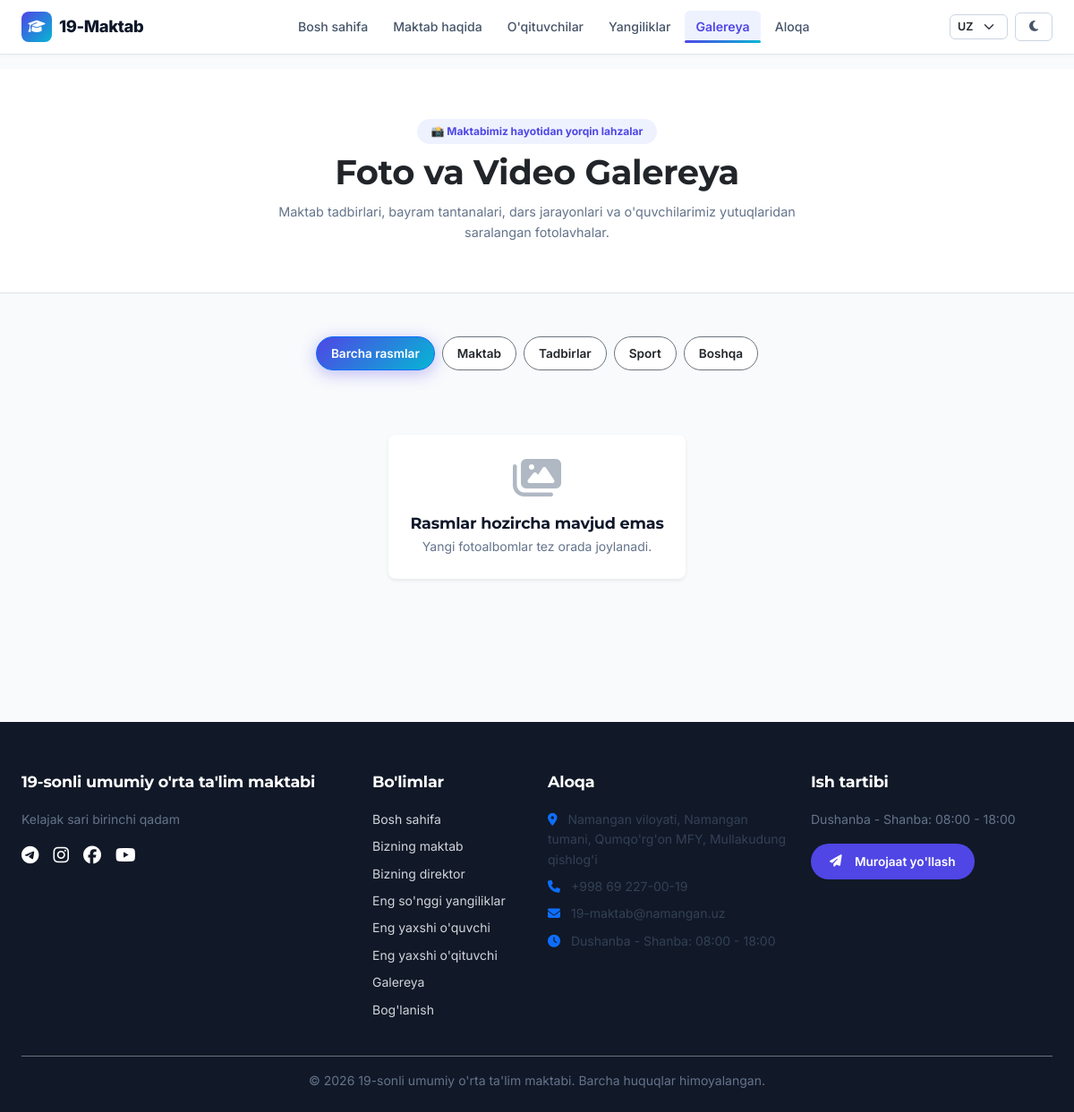
Page /gallery/ on the committed database.
### apps/core/models.py (models this page shows, shortened)
class SiteSettings(models.Model):
    school_name = models.CharField(max_length=200, verbose_name="Maktab nomi (UZ)")
    school_name_ru = models.CharField(max_length=200, blank=True, verbose_name="Maktab nomi (RU)")
    school_name_en = models.CharField(max_length=200, blank=True, verbose_name="Maktab nomi (EN)")
    tagline = models.CharField(max_length=300, blank=True, verbose_name="Shior (UZ)")
    tagline_ru = models.CharField(max_length=300, blank=True, verbose_name="Shior (RU)")
    tagline_en = models.CharField(max_length=300, blank=True, verbose_name="Shior (EN)")
    hero_image = models.ImageField(upload_to='site/', blank=True, null=True, verbose_name="Bosh sahifa rasmi")
    about_text = models.TextField(blank=True, verbose_name="Maktab haqida (UZ)")
    about_text_ru = models.TextField(blank=True, verbose_name="Maktab haqida (RU)")
    about_text_en = models.TextField(blank=True, verbose_name="Maktab haqida (EN)")
    director_name = models.CharField(max_length=200, blank=True, verbose_name="Direktor F.I.Sh")
    director_message = models.TextField(blank=True, verbose_name="Direktor murojaati")
    director_photo = models.ImageField(upload_to='director/', blank=True, null=True, verbose_name="Direktor rasmi")
    phone = models.CharField(max_length=50, blank=True, verbose_name="Telefon raqam")
    email = models.EmailField(blank=True, verbose_name="Elektron pochta")
    address = models.TextField(blank=True, verbose_name="Manzil (UZ)")
    address_ru = models.TextField(blank=True, verbose_name="Manzil (RU)")
    address_en = models.TextField(blank=True, verbose_name="Manzil (EN)")
    working_hours = models.CharField(max_length=200, blank=True, verbose_name="Ish vaqti")
    facebook_url = models.URLField(blank=True, verbose_name="Facebook havolasi")
    telegram_url = models.URLField(blank=True, verbose_name="Telegram havolasi")
    instagram_url = models.URLField(blank=True, verbose_name="Instagram havolasi")
    youtube_url = models.URLField(blank=True, verbose_name="YouTube havolasi")
    primary_color = models.CharField(max_length=7, default='#4F46E5', verbose_name="Asosiy rang")
    secondary_color = models.CharField(max_length=7, default='#06B6D4', verbose_name="Qo'shimcha rang")
    accent_color = models.CharField(max_length=7, default='#FACC15', verbose_name="Urg'u rangi")
    class Meta:
        verbose_name = 'Sayt sozlamalari'
        verbose_name_plural = 'Sayt sozlamalari'
    @property
    def localized_name(self):
        lang = get_language() or 'uz'
        if lang.startswith('ru') and self.school_name_ru:
            return self.school_name_ru
        if lang.startswith('en') and self.school_name_en:
            return self.school_name_en
        return self.school_name
    @property
    def localized_tagline(self):
        lang = get_language() or 'uz'
        if lang.startswith('ru') and self.tagline_ru:
            return self.tagline_ru
        if lang.startswith('en') and self.tagline_en:
            return self.tagline_en
        return self.tagline
    @property
    def localized_address(self):
        lang = get_language() or 'uz'
        if lang.startswith('ru') and self.address_ru:
            return self.address_ru
        if lang.startswith('en') and self.address_en:
            return self.address_en
        return self.address

### apps/core/views.py (the view)
# urls.py: path('gallery/', views.gallery_view, name='gallery'),
def gallery_view(request):
    category = request.GET.get('category', 'all')
    images = GalleryImage.objects.filter(is_active=True)
    if category and category != 'all':
        images = images.filter(category=category)
    images = images.order_by('order', '-created_at')
    context = {
        'images': images,
        'current_category': category,
        'categories': GalleryImage.CATEGORY_CHOICES,
    }
    return render(request, 'gallery.html', context)

### templates/gallery.html (shortened to what this page needs)
{% extends 'base.html' %}
{% load i18n static %}
{% block content %}
<section class="py-5 bg-white border-bottom text-center">
  <div class="container py-2">
    <span class="badge rounded-pill px-3 py-2 mb-2" style="background:#EEF2FF; color:var(--primary,#4F46E5); font-weight:700; font-size:0.75rem;">
      📸 {% trans "Maktabimiz hayotidan yorqin lahzalar" %}
    </span>
    <h1 class="fw-bold mb-2 text-dark" style="font-size:clamp(1.6rem, 3.5vw, 2.4rem);">
      {% trans "Foto va Video Galereya" %}
    </h1>
    <p class="text-muted mx-auto mb-0" style="max-width:620px; font-size:0.9rem;">
      {% trans "Maktab tadbirlari, bayram tantanalari, dars jarayonlari va o'quvchilarimiz yutuqlaridan saralangan fotolavhalar." %}
    </p>
  </div>
</section>
<section class="py-5" style="background:#F8FAFC;">
  <div class="container">
    <div class="d-flex flex-wrap justify-content-center gap-2 mb-4">
      <a href="{% url 'gallery' %}"
         class="btn btn-sm rounded-pill px-3 py-2 fw-semibold {% if current_category == 'all' or not current_category %}btn-primary text-white{% else %}btn-outline-secondary bg-white text-dark{% endif %}">
        {% trans "Barcha rasmlar" %}
      </a>
      {% for slug, name in categories %}
      <a href="{% url 'gallery' %}?category={{ slug }}"
         class="btn btn-sm rounded-pill px-3 py-2 fw-semibold {% if current_category == slug %}btn-primary text-white{% else %}btn-outline-secondary bg-white text-dark{% endif %}">
        {{ name }}
      </a>
      {% endfor %}
    </div>
    <div class="row g-3">
      {% for item in images %}
      <div class="col-6 col-md-4 col-lg-3">
        <div class="gallery-card rounded-3 overflow-hidden shadow-sm bg-white border h-100 position-relative group">
          <div style="height: 190px; overflow:hidden;">
            <img src="{{ item.image.url }}" alt="{{ item.title }}"
                 class="w-100 h-100 object-fit-cover" loading="lazy" style="transition: transform 0.3s ease;">
          </div>
          <div class="p-2 text-center">
            <h6 class="small fw-bold mb-0 text-dark text-truncate">{{ item.title }}</h6>
            <small class="text-muted" style="font-size:0.7rem;">{{ item.get_category_display }}</small>
          </div>
        </div>
      </div>
      {% empty %}
      <div class="col-12 text-center py-5">
        <div class="p-4 bg-white rounded-3 shadow-sm d-inline-block" style="max-width:400px;">
          <i class="fas fa-images fa-3x text-muted mb-3 opacity-50"></i>
          <h5 class="fw-bold mb-1">{% trans "Rasmlar hozircha mavjud emas" %}</h5>
          <p class="text-muted small mb-0">{% trans "Yangi fotoalbomlar tez orada joylanadi." %}</p>
        </div>
      </div>
      {% endfor %}
    </div>
  </div>
</section>
{% endblock %}

### templates/base.html (shortened to what this page needs)
{% load i18n static %}
<!DOCTYPE html>
<html lang="{{ LANGUAGE_CODE|default:'uz' }}">
<head>
    <link href="https://cdn.jsdelivr.net/npm/bootstrap@5.3.3/dist/css/bootstrap.min.css" rel="stylesheet">
    <link rel="stylesheet" href="https://cdnjs.cloudflare.com/ajax/libs/font-awesome/6.5.1/css/all.min.css">
    <link rel="stylesheet" href="{% static 'css/main.css' %}">
    <link rel="stylesheet" href="{% static 'css/style.css' %}">
</head>
<body>
    <header class="main-header sticky-top">
        <nav class="navbar navbar-expand-lg py-2">
            <div class="container">
                <a class="navbar-brand d-flex align-items-center gap-2" href="{% url 'home' %}">
                    <span class="brand-icon">
                        <i class="fas fa-graduation-cap"></i>
                    </span>
                    <span class="brand-name">19-Maktab</span>
                </a>
                <div class="collapse navbar-collapse" id="mainNavbar">
                    <ul class="navbar-nav mx-auto mb-2 mb-lg-0 align-items-lg-center">
                        <li class="nav-item">
                            <a class="nav-link {% if request.resolver_match.url_name == 'home' and not request.GET %}active{% endif %}" href="{% url 'home' %}">
                                {% trans "Bosh sahifa" %}
                            </a>
                        </li>
                        <li class="nav-item">
                            <a class="nav-link {% if request.resolver_match.url_name == 'about' %}active{% endif %}" href="{% url 'about' %}">
                                {% trans "Maktab haqida" %}
                            </a>
                        </li>
                        <li class="nav-item">
                            <a class="nav-link {% if 'teachers' in request.path %}active{% endif %}" href="{% url 'teachers:list' %}">
                                {% trans "O'qituvchilar" %}
                            </a>
                        </li>
                        <li class="nav-item">
                            <a class="nav-link {% if 'news' in request.path %}active{% endif %}" href="{% url 'news:list' %}">
                                {% trans "Yangiliklar" %}
                            </a>
                        </li>
                        <li class="nav-item">
                            <a class="nav-link {% if request.resolver_match.url_name == 'gallery' %}active{% endif %}" href="{% url 'gallery' %}">
                                {% trans "Galereya" %}
                            </a>
                        </li>
                        <li class="nav-item">
                            <a class="nav-link {% if 'contact' in request.path %}active{% endif %}" href="{% url 'contacts:contact' %}">
                                {% trans "Aloqa" %}
                            </a>
                        </li>
                    </ul>
                    <div class="d-flex align-items-center gap-2 mt-2 mt-lg-0">
                        {% get_current_language as CURRENT_LANGUAGE %}
                        <select id="languageSwitcher" class="form-select form-select-sm lang-select" aria-label="Til tanlash">
                            <option value="uz" {% if CURRENT_LANGUAGE == 'uz' %}selected{% endif %}>UZ</option>
                        </select>
                        <button id="darkModeToggle" class="btn btn-sm btn-theme-toggle" aria-label="Rejim" title="Light / Dark mode">
                            <i class="fas fa-moon" id="darkModeIcon"></i>
                        </button>
                    </div>
                </div>
            </div>
        </nav>
    </header>
    <main>
        {% block content %}{% endblock %}
    </main>
    <footer>
        <div class="container">
            <div class="row g-4 mb-4">
                <div class="col-lg-4 col-md-6">
                    <h5 class="footer-title">{{ site_settings.localized_name|default:"19-Maktab" }}</h5>
                    <p class="small text-muted">{{ site_settings.localized_tagline|default:"Zamonaviy ta'lim va ma'naviyat maskani." }}</p>
                    <div class="d-flex gap-3 mt-3">
                        {% if site_settings.telegram_url %}
                            <a href="{{ site_settings.telegram_url }}" target="_blank" class="text-white"><i class="fab fa-telegram fa-lg"></i></a>
                        {% endif %}
                        {% if site_settings.instagram_url %}
                            <a href="{{ site_settings.instagram_url }}" target="_blank" class="text-white"><i class="fab fa-instagram fa-lg"></i></a>
                        {% endif %}
                        {% if site_settings.facebook_url %}
                            <a href="{{ site_settings.facebook_url }}" target="_blank" class="text-white"><i class="fab fa-facebook fa-lg"></i></a>
                        {% endif %}
                        {% if site_settings.youtube_url %}
                            <a href="{{ site_settings.youtube_url }}" target="_blank" class="text-white"><i class="fab fa-youtube fa-lg"></i></a>
                        {% endif %}
                    </div>
                </div>
                <div class="col-lg-2 col-md-6">
                    <h5 class="footer-title">{% trans "Bo'limlar" %}</h5>
                    <ul class="list-unstyled small d-flex flex-column gap-2">
                        <li><a href="{% url 'home' %}">{% trans "Bosh sahifa" %}</a></li>
                        <li><a href="{% url 'home' %}#bizning-maktab">{% trans "Bizning maktab" %}</a></li>
                        <li><a href="{% url 'home' %}#bizning-direktor">{% trans "Bizning direktor" %}</a></li>
                        <li><a href="{% url 'home' %}#eng-yangiliklar">{% trans "Eng so'nggi yangiliklar" %}</a></li>
                        <li><a href="{% url 'home' %}#eng-yaxshi-oquvchi">{% trans "Eng yaxshi o'quvchi" %}</a></li>
                        <li><a href="{% url 'home' %}#eng-yaxshi-oqituvchi">{% trans "Eng yaxshi o'qituvchi" %}</a></li>
                        <li><a href="{% url 'gallery' %}">{% trans "Galereya" %}</a></li>
                        <li><a href="{% url 'contacts:contact' %}">{% trans "Bog'lanish" %}</a></li>
                    </ul>
                </div>
                <div class="col-lg-3 col-md-6">
                    <h5 class="footer-title">{% trans "Aloqa" %}</h5>
                    <ul class="list-unstyled small text-muted d-flex flex-column gap-2">
                        <li><i class="fas fa-map-marker-alt me-2 text-primary"></i> {{ site_settings.localized_address|default:"Namangan viloyati, Namangan tumani, Mullakudung, 19-maktab" }}</li>
                        <li><i class="fas fa-phone me-2 text-primary"></i> {{ site_settings.phone|default:"+998 69 227-19-19" }}</li>
                        <li><i class="fas fa-envelope me-2 text-primary"></i> {{ site_settings.email|default:"info@maktab19.uz" }}</li>
                        <li><i class="fas fa-clock me-2 text-primary"></i> {{ site_settings.working_hours|default:"08:00 - 18:00" }}</li>
                    </ul>
                </div>
                <div class="col-lg-3 col-md-6">
                    <h5 class="footer-title">{% trans "Ish tartibi" %}</h5>
                    <p class="small text-muted">{{ site_settings.working_hours|default:"Dushanba - Shanba: 08:00 - 18:00" }}</p>
                    <a href="{% url 'contacts:contact' %}" class="btn btn-sm text-white" style="background-color: var(--primary);">
                        <i class="fas fa-paper-plane me-1"></i> {% trans "Murojaat yo'llash" %}
                    </a>
                </div>
            </div>
            <div class="border-top border-secondary pt-3 text-center small text-muted">
                &copy; {% now "Y" %} {{ site_settings.localized_name|default:"19-Maktab" }}. {% trans "Barcha huquqlar himoyalangan." %}
            </div>
        </div>
    </footer>
</body>
</html>

### rows in the picture
SiteSettings: localized_name "19-sonli umumiy o'rta ta'lim maktabi", localized_tagline "Kelajak sari birinchi qadam", localized_address "Namangan viloyati, Namangan tumani, Qumqo'rg'on MFY, Mullakudung qishlog'i", phone "+998 69 227-00-19", email "19-maktab@namangan.uz", working_hours "Dushanba - Shanba: 08:00 - 18:00"

### other values in the picture
{{ name }} "Maktab" "Tadbirlar" "Sport" "Boshqa"
